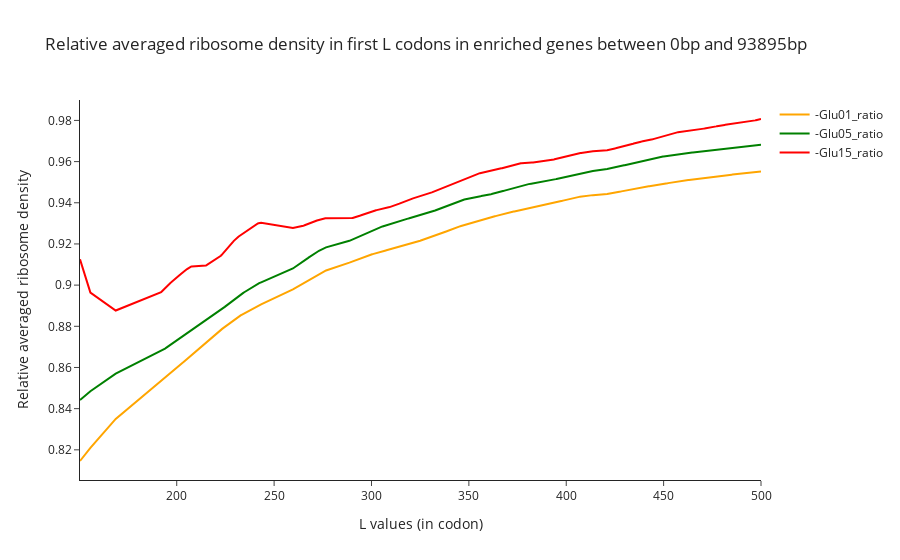

Source (notebook cell):
### Code cell
fig = go.Figure()
for i in range(1,len(select_times)):
    t = select_times[i] +'_ratio'
    sample_color = colors[i]
    fit_y = np.array(df_est.loc[:,t])
    fig.add_trace(go.Scatter(x = df_est.index, y = fit_y,mode='lines',line=dict(color=sample_color),name = t))

fig.update_layout(
    template='simple_white',
    title_text="Relative averaged ribosome density in first L codons in " +dhh1_tag+ " genes between " + str(d1) + "bp and " + str(d2)+ "bp",
    yaxis_title="Relative averaged ribosome density",
    xaxis_title="L values (in codon)"
)       

#fig.update_xaxes(range=[15/3, 2000/3])

fig.show()

### Figure 1 — Plotly figure (JSON) as saved in the notebook; plotly's stock layout.template omitted (floating-point values rounded to 4 significant figures; data arrays with more than 128 entries replaced by an {"elided": "..."} marker saying what was removed)
{"data": [{"line": {"color": "orange"}, "mode": "lines", "name": "-Glu01_ratio", "type": "scatter", "x": {"elided": "792 float values"}, "y": {"elided": "792 float values"}}, {"line": {"color": "green"}, "mode": "lines", "name": "-Glu05_ratio", "type": "scatter", "x": {"elided": "792 float values"}, "y": {"elided": "792 float values"}}, {"line": {"color": "red"}, "mode": "lines", "name": "-Glu15_ratio", "type": "scatter", "x": {"elided": "792 float values"}, "y": {"elided": "792 float values"}}], "layout": {"title": {"text": "Relative averaged ribosome density in first L codons in enriched genes between 0bp and 93895bp"}, "xaxis": {"title": {"text": "L values (in codon)"}}, "yaxis": {"title": {"text": "Relative averaged ribosome density"}}}}
